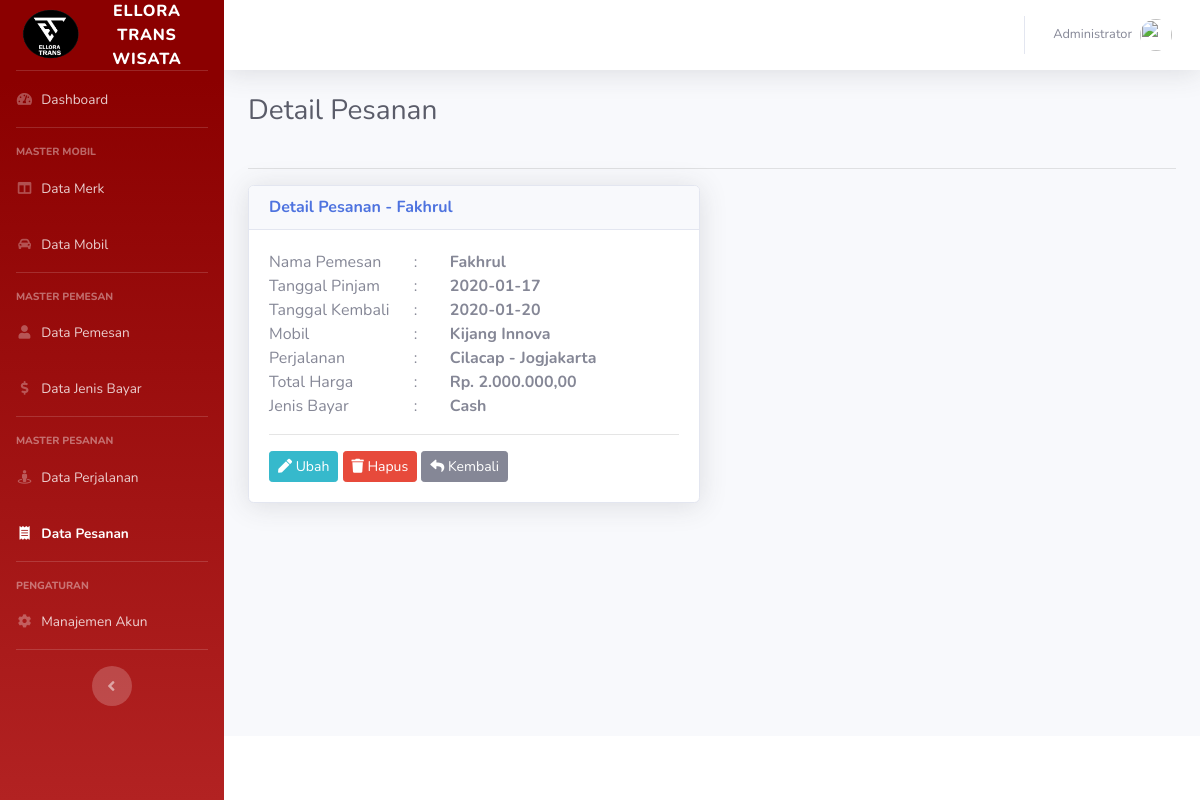
Screenshot of /pesanan/detail/6 (signed in) with the database file from the repository.
### tables this page shows
CREATE TABLE `tbl_pesanan` (
  `id` int(11) NOT NULL,
  `harga` int(11) DEFAULT NULL,
  `tgl_pinjam` date DEFAULT NULL,
  `tgl_kembali` date DEFAULT NULL,
  `id_pemesan` int(11) DEFAULT NULL,
  `id_mobil` int(11) DEFAULT NULL,
  `id_perjalanan` int(11) DEFAULT NULL,
  `id_jenis_bayar` int(11) DEFAULT NULL
);

CREATE TABLE `tbl_pemesan` (
  `id` int(11) NOT NULL,
  `nama` varchar(50) DEFAULT NULL,
  `alamat` varchar(100) DEFAULT NULL,
  `jenis_kelamin` enum('L','P') DEFAULT NULL,
  `foto` varchar(100) DEFAULT NULL
);

CREATE TABLE `tbl_mobil` (
  `id` int(11) NOT NULL,
  `nama` varchar(30) DEFAULT NULL,
  `warna` varchar(20) DEFAULT NULL,
  `no_polisi` varchar(10) DEFAULT NULL,
  `jumlah_kursi` int(1) DEFAULT NULL,
  `tahun_beli` int(4) DEFAULT NULL,
  `gambar` varchar(100) DEFAULT NULL,
  `id_merk` int(11) DEFAULT NULL
);

CREATE TABLE `tbl_perjalanan` (
  `id` int(11) NOT NULL,
  `asal` varchar(20) DEFAULT NULL,
  `tujuan` varchar(20) DEFAULT NULL,
  `jarak` int(3) DEFAULT NULL
);

CREATE TABLE `tbl_jenis_bayar` (
  `id` int(11) NOT NULL,
  `jenis_bayar` varchar(20) DEFAULT NULL
);

### controllers/C_Pesanan.php (called while the page is built, shortened)
<?php
class C_Pesanan extends Controller {
	public function __construct(){
		$this->pesanan = $this->model('M_Pesanan');
	}
	public function detail($id){
		$data = [
			'aktif' => 'pesanan',
			'judul' => 'Detail Pesanan',
			'pesanan' => $this->pesanan->detail($id)->fetch_object(),
		];
		$this->view('pesanan/detail', $data);
	}
}

### index.php (called while the page is built, shortened)
<?php
require_once BASEPATH . DS . 'core' . DS . 'Database.php';
require_once BASEPATH . DS . 'core' . DS . 'Model.php';
new Route();
?>

### functions/url_function.php (called while the page is built, shortened)
<?php
function base_url($path = null){
	if(isset($path)){
		$path = filter_var($path, FILTER_SANITIZE_URL);
		$path = rtrim($path, '/');
		return BASE_URL . $path;
	}
	return BASE_URL;
}

### core/Model.php (called while the page is built, shortened)
<?php
class Model {
	public function __construct(){
		$this->db = new Database();
	}
	public function get_where($table, $where = [], $kolom = []){
		if (count($kolom) == 0) {
			$this->_query = "SELECT * FROM {$table}";
		}
		$this->_query = $this->_query . " WHERE ";
		foreach ($where as $key => $value) {
			$this->_query = $this->_query . "{$key} = '{$value}'";
		}
	}
	public function setQuery($query){
		$this->_query = $query;
	}
	public function execute(){
		return $this->db->query($this->_query);
	}
}

### core/Database.php (called while the page is built, shortened)
<?php
class Database
{
	public function __construct()
	{
		$this->_koneksi = new mysqli(DB_HOST, DB_USER, DB_PASS, DB_NAME);
	}
	public function query($query)
	{
		return $this->_koneksi->query($query);
	}
}

### models/M_Pesanan.php (called while the page is built, shortened)
<?php
class M_Pesanan extends Model{
	public function detail($id){
		$query = $this->execute();
		return $query;
	}
}

### views/pesanan/detail.php (the view, shortened to what this page needs)
<!DOCTYPE html>
<html lang="en">
<head>
	<link href="<?= base_url('sb-admin-2/') ?>/vendor/fontawesome-free/css/all.min.css" rel="stylesheet" type="text/css">
	<link href="<?= base_url('sb-admin-2/') ?>/css/sb-admin-2.min.css" rel="stylesheet">
	<link href="<?= base_url('sb-admin-2/') ?>/vendor/datatables/dataTables.bootstrap4.min.css" rel="stylesheet">
</head>
<body id="page-top">
	<div id="wrapper">
	<div id="content-wrapper" class="d-flex flex-column">
		<div id="content">
			<div class="container-fluid">
				<div class="row">
					<div class="col-sm-12">
						<div class="clearfix">
							<div class="float-left">
								<h1 class="h3 mb-4 text-gray-800"><?= $judul ?></h1>
							</div>
						</div>
						<hr>
					</div>
				</div>
				<div class="row">
					<div class="col-md-6">
						<div class="card shadow">
							<div class="card-header">
								<h6 class="m-0 font-weight-bold text-primary"><?= $judul ?> - <?= $pesanan->nama_pemesan ?></h6>
							</div>
							<div class="card-body">
								<div class="row">
									<div class="col-sm-4">
										Nama Pemesan <br>
										Tanggal Pinjam <br>
										Tanggal Kembali <br>
										Mobil <br>
										Perjalanan <br>
										Total Harga <br>
										Jenis Bayar <br>
									</div>
									<div class="col-sm-1">
										: <br>
										: <br>
										: <br>
										: <br>
										: <br>
										: <br>
										: <br>
									</div>
									<div class="col-sm-6">
										<strong><?= $pesanan->nama_pemesan ?></strong><br>
										<strong><?= $pesanan->tgl_pinjam ?></strong><br>
										<strong><?= $pesanan->tgl_kembali ?></strong><br>
										<strong><?= $pesanan->nama_mobil ?></strong><br>
										<strong><?= $pesanan->asal ?> - <?= $pesanan->tujuan ?></strong><br>
										<strong>Rp. <?= number_format($pesanan->harga, 2, ',', '.') ?></strong><br>
										<strong><?= $pesanan->jenis_bayar ?></strong><br>
									</div>
								</div>
								<hr>
								<div class="row">
									<div class="col">
										<a href="<?= base_url('pesanan/ubah/' . $pesanan->id) ?>" class="btn btn-sm btn-info"><i class="fa fa-pen"></i> Ubah</a>
         								<a href="<?= base_url('pesanan/hapus/' . $pesanan->id) ?>" class="btn btn-sm btn-danger" onclick="return confirm('apakah anda yakin?')"><i class="fa fa-trash"></i> Hapus</a>
										<a href="<?= base_url('pesanan') ?>" class="btn btn-sm btn-secondary"><i class="fa fa-reply"></i> Kembali</a>
									</div>
								</div>
							</div>
						</div>
					</div>
				</div>
			</div>
		</div>
	</div>
	</div>
</body>
</html>

### rows the page displays
tbl_pesanan: id_pemesan.nama "Fakhrul", tgl_pinjam "2020-01-17", tgl_kembali "2020-01-20", id_mobil.nama "Kijang Innova", id_perjalanan.asal "Cilacap", id_perjalanan.tujuan "Jogjakarta", harga "2.000.000,00", id_jenis_bayar.jenis_bayar "Cash"

### other values shown
$_SESSION['login']['nama'] "Administrator"
$judul "Detail Pesanan"
